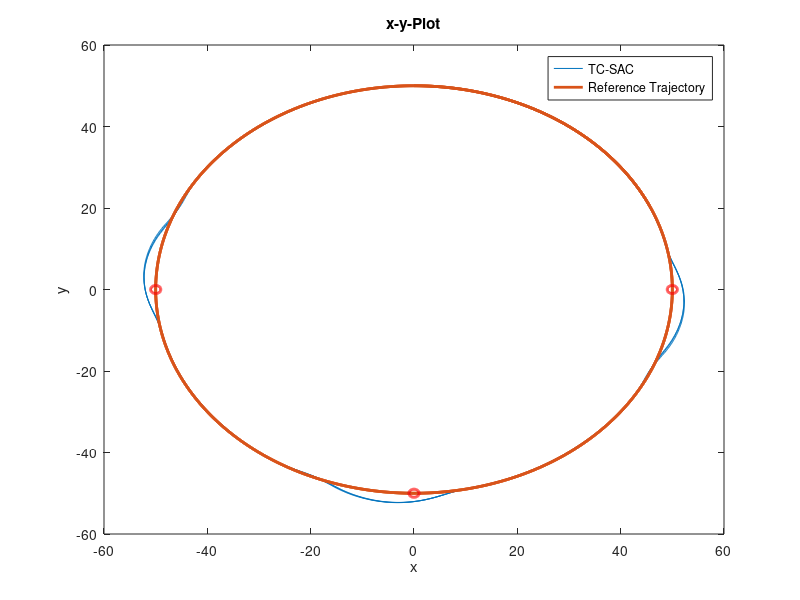
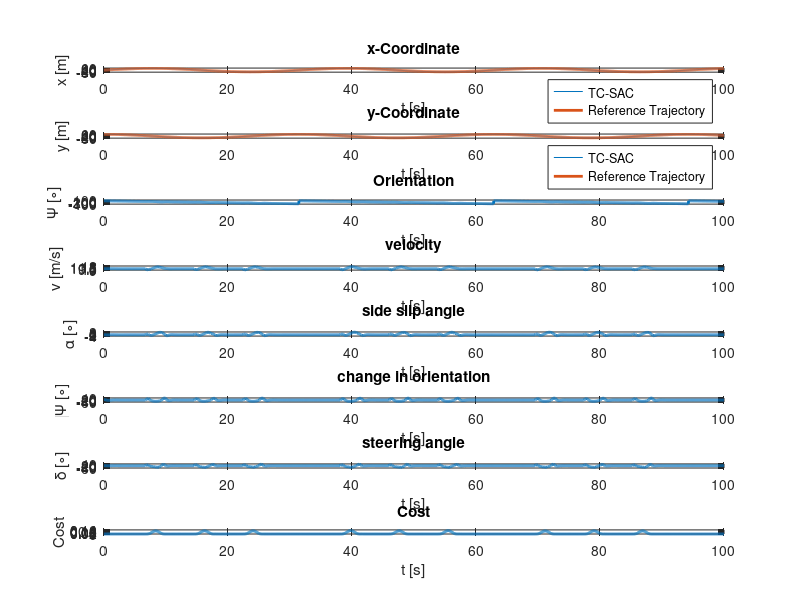
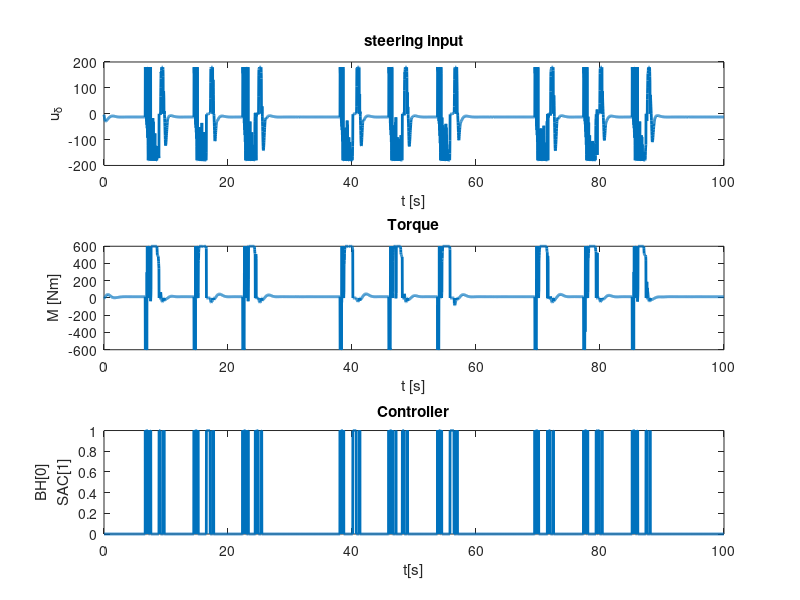

Reproduce these figures in MATLAB, in order.
clear all;
close all;

data=load('result_Circle.txt');

t=data(:,1);
x1=data(:,2);
x2=data(:,3);
x3=data(:,4);
x4=data(:,5);
x5=data(:,6);
x6=data(:,7);
x7=data(:,8);
Cost=data(:,9);

for i=1:size(t)+50
x_t(i,1)=50*sin(2*pi*0.031830988618379*t(2)*(i-1));
y_t(i,1)=50*cos(2*pi*0.031830988618379*t(2)*(i-1));
end
for i=1:size(t)
Cost(i,1)=(t(2)-t(1))*((x1(i)-x_t(i,1))*(x1(i)-x_t(i,1))+(x2(i)-y_t(i,1))*(x2(i)-y_t(i,1))+0.1*(x4(i)-10)*(x4(i)-10));
end

iter=1;
for i=0:0.001:1
 x_o(iter,1,1)=1*sin(2*pi*i)+50;
 y_o(iter,1,1)=1*cos(2*pi*i);
 
 x_o(iter,1,2)=1*sin(2*pi*i)-50;
 y_o(iter,1,2)=1*cos(2*pi*i);
 
 x_o(iter,1,3)=1*sin(2*pi*i);
 y_o(iter,1,3)=1*cos(2*pi*i)-50;
 iter=iter+1;
end

u1=data(:,10);
u2=data(:,11);

controller=data(:,12);

figure(1)

plot(x1,x2,x_t(1:size(t)),y_t(1:size(t)),'LineWidth',2)
    for l=1:3
        hold on
        plot(x_o(:,:,l),y_o(:,:,l),'r','LineWidth',2);
    end
xlabel('x');
ylabel('y');
title('x-y-Plot');
legend('TC-SAC','Reference Trajectory');



figure(2)
title('States');
subplot(8,1,1)
plot(t,x1,t,x_t(1:size(t)),'LineWidth',2)
xlabel('t [s]');
ylabel('x [m]');
title('x-Coordinate');
legend('TC-SAC','Reference Trajectory');

subplot(8,1,2)
plot(t,x2,t,y_t(1:size(t)),'LineWidth',2)
xlabel('t [s]');
ylabel('y [m]');
title('y-Coordinate');
legend('TC-SAC','Reference Trajectory');

subplot(8,1,3)
plot(t,x3,'LineWidth',2)
xlabel('t [s]');
ylabel('\Psi [\circ]');
title('Orientation');

subplot(8,1,4)
plot(t,x4,'LineWidth',2)
xlabel('t [s]');
ylabel('v [m/s]');
title('velocity');

subplot(8,1,5)
plot(t,x5,'LineWidth',2)
xlabel('t [s]');
ylabel('\alpha [\circ]');
title('side slip angle');

subplot(8,1,6)
plot(t,x6,'LineWidth',2)
xlabel('t [s]');
ylabel('\Psi [\circ]');
title('change in orientation');

subplot(8,1,7)
plot(t,x7,'LineWidth',2)
xlabel('t [s]');
ylabel('\delta [\circ]');
title('steering angle');

subplot(8,1,8)
plot(t,Cost,'LineWidth',2)
xlabel('t [s]');
ylabel('Cost');
title('Cost');

figure(3)
title('Control Inputs');

subplot(3,1,1)
plot(t,u1,'LineWidth',2)
xlabel('t [s]');
ylabel('u_\delta');
title('steering input');

subplot(3,1,2)
plot(t,u2,'LineWidth',2)
xlabel('t [s]');
ylabel('M [Nm]');
title('Torque');

subplot(3,1,3)
plot(t,controller,'LineWidth',2)
xlabel('t[s]');
ylabel({'BH[0]','SAC[1]'});
title('Controller');
